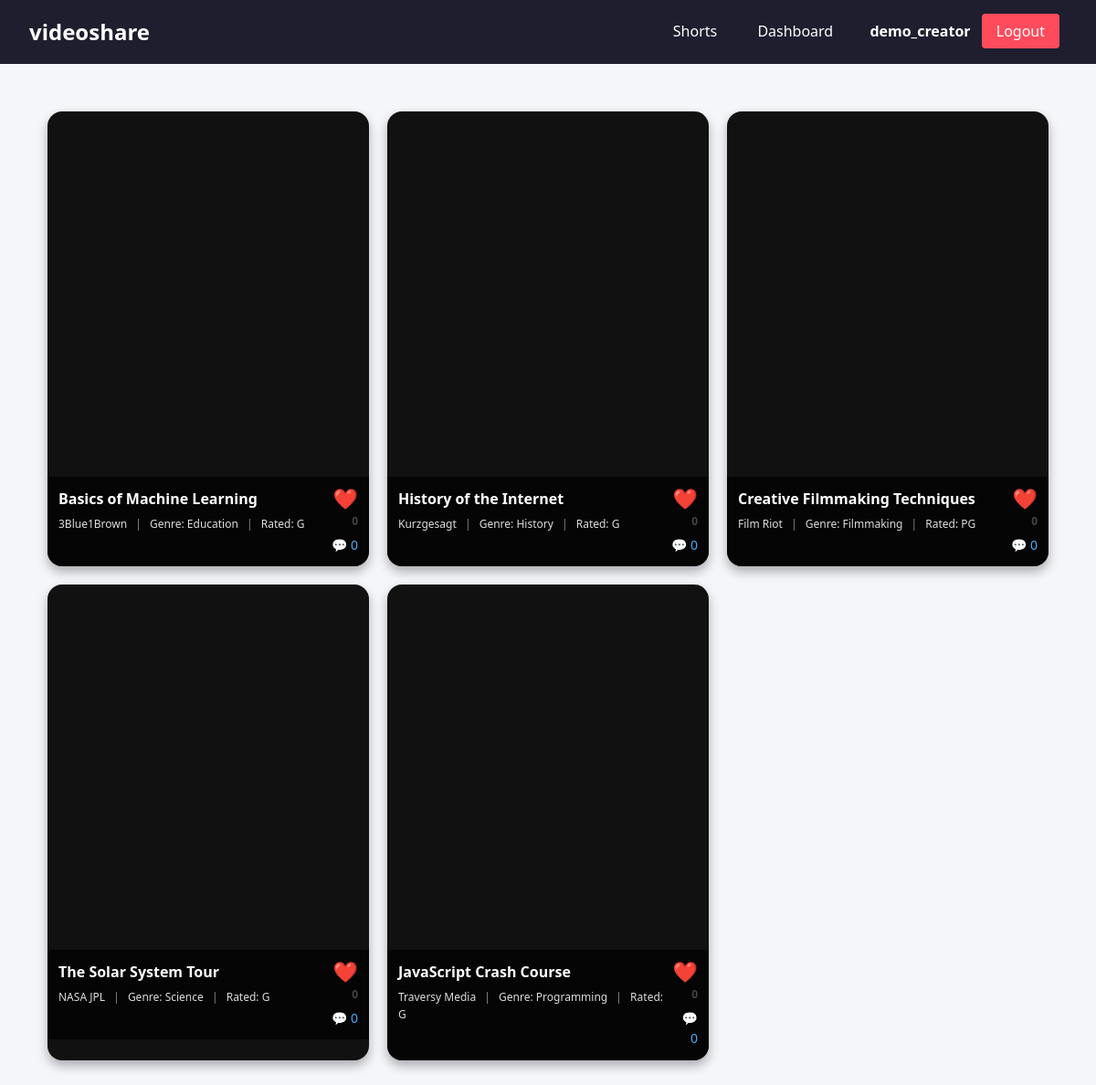
/shorts (signed in), run on the app's committed database.
### tables this page shows
CREATE TABLE videos (
    id INTEGER PRIMARY KEY AUTOINCREMENT,
    title TEXT NOT NULL,
    publisher TEXT NOT NULL,
    producer TEXT,
    genre TEXT,
    age_rating TEXT,
    url TEXT NOT NULL,
    uploaded_by INTEGER,
    FOREIGN KEY (uploaded_by) REFERENCES users(id)
);

### app.py (the view)
@app.route('/shorts')
def shorts():
    db = get_db()
    try:
        videos = db.execute('''
            SELECT v.*,
                   (SELECT COUNT(*) FROM comments c WHERE c.video_id = v.id) as comment_count,
                   (SELECT COUNT(*) FROM likes l WHERE l.video_id = v.id) as like_count
            FROM videos v
            ORDER BY v.id DESC
        ''').fetchall()
        video_list = []
        for video in videos:
            comments = db.execute('''
                SELECT c.comment, c.rating, u.username, c.created_at
                FROM comments c
                JOIN users u ON c.user_id = u.id
                WHERE c.video_id = ?
                ORDER BY c.id DESC
            ''', (video['id'],)).fetchall()
            video_dict = dict(video)
            video_dict['comments'] = comments
            video_dict['comment_count'] = video['comment_count'] or 0
            video_dict['like_count'] = video['like_count'] or 0
            video_list.append(video_dict)
        return render_template('shorts.html', videos=video_list)
    except sqlite3.Error as e:
        app.logger.error(f"Error in /shorts route: {e}")
        flash('An error occurred while loading videos.')
        return render_template('shorts.html', videos=[])

### app.py (called while the page is built)
def get_db():
    conn = sqlite3.connect(DATABASE)
    conn.row_factory = sqlite3.Row
    return conn

### templates/shorts.html (shortened to what this page needs)
{% extends "base.html" %}
{% block content %}
<div class="shorts-wrapper">
    {% for video in videos %}
        <div class="short-card">
            <a href="{{ url_for('watch', video_id=video['id']) }}">
                <video class="short-video" autoplay loop muted playsinline>
                    <source src="{{ video['url'] }}" type="video/mp4">
                </video>
            </a>
            <div class="short-info">
                <div class="short-text">
                    <h2 class="short-title">{{ video['title'] }}</h2>
                    <p class="short-meta">
                        <span class="publisher">{{ video['publisher'] }}</span>
                        <span class="divider">|</span>
                        <span class="genre">Genre: {{ video['genre'] or "N/A" }}</span>
                        <span class="divider">|</span>
                        <span class="rating">Rated: {{ video['age_rating'] or "N/A" }}</span>
                    </p>
                </div>
                <div class="short-actions">
                    <form method="POST" action="{{ url_for('like') }}" class="like-form" data-video-id="{{ video['id'] }}">
                        <button type="button" class="like-btn" data-liked="false">❤️</button>
                        <span class="like-count">{{ video['like_count'] }}</span>
                    </form>
                    <a href="{{ url_for('watch', video_id=video['id']) }}" class="comment-link">
                        💬 {{ video['comment_count'] }}
                    </a>
                </div>
            </div>
        </div>
    {% endfor %}
</div>
{% endblock %}

### static/style.css (style rules this page uses)
* { margin: 0; padding: 0; box-sizing: border-box; }
body { font-family: 'Segoe UI', Tahoma, Geneva, Verdana, sans-serif; background: #f5f6fa; color: #333; line-height: 1.6; min-height: 100vh; }
.like-btn { font-size: 1.5rem; border: none; background: none; cursor: pointer; transition: transform 0.2s ease; }
.like-count { margin-left: 0.5rem; font-weight: bold; color: #444; }
.comment-link { color: #4e73df; text-decoration: none; font-size: 0.95rem; transition: color 0.2s ease; }

### templates/shorts.html (style rules this page uses)
.shorts-wrapper { display: grid; gap: 20px; justify-content: center; grid-template-columns: repeat(auto-fit, minmax(300px, 1fr)); padding: 20px; }
.short-card { position: relative; background: #111; border-radius: 16px; overflow: hidden; box-shadow: 0 6px 12px rgba(0,0,0,0.3); transition: transform 0.2s; }
.short-video { width: 100%; height: 400px; object-fit: cover; display: block; }
.short-info { padding: 12px; background: rgba(0,0,0,0.7); color: #fff; font-size: 14px; display: flex; justify-content: space-between; align-items: flex-start; }
.short-title { font-size: 16px; font-weight: bold; margin-bottom: 4px; }
.short-meta { font-size: 12px; color: #ddd; }
.short-meta .divider { margin: 0 6px; opacity: 0.6; }
.short-actions { text-align: right; font-size: 14px; }
.like-btn { background: none; border: none; font-size: 22px; cursor: pointer; color: #ff5a5a; }
.like-count { display: block; font-size: 12px; }
.comment-link { display: inline-block; margin-top: 6px; color: #4dabf7; text-decoration: none; font-size: 14px; }

### data on the page
videos: title "Basics of Machine Learning", publisher "3Blue1Brown", genre "Education", age_rating "G", like_count "0", comment_count "0"
videos: title "History of the Internet", publisher "Kurzgesagt", genre "History", age_rating "G", like_count "0", comment_count "0"
videos: title "Creative Filmmaking Techniques", publisher "Film Riot", genre "Filmmaking", age_rating "PG", like_count "0", comment_count "0"
videos: title "The Solar System Tour", publisher "NASA JPL", genre "Science", age_rating "G", like_count "0", comment_count "0"
videos: title "JavaScript Crash Course", publisher "Traversy Media", genre "Programming", age_rating "G", like_count "0", comment_count "0"

### other printed values
{{ session['user']['username'] }} "demo_creator"
